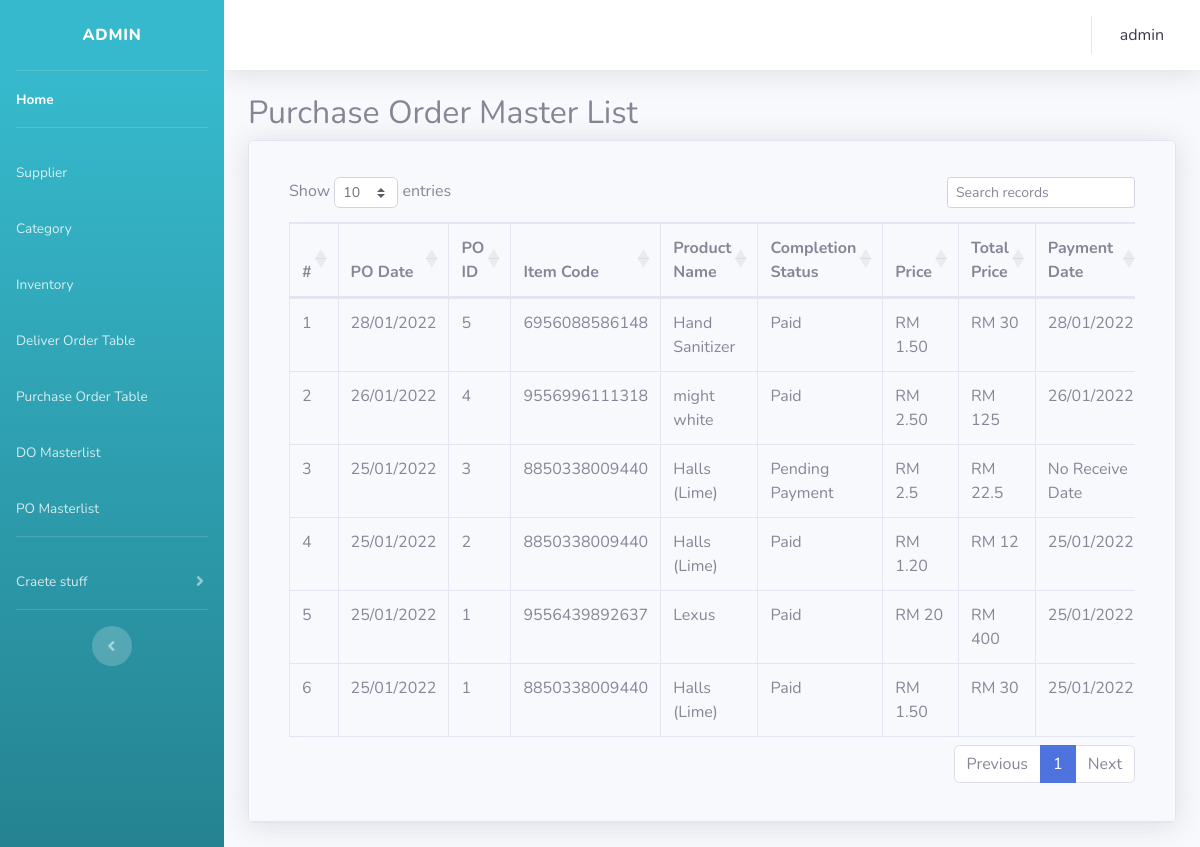
Screenshot of /tools/po_masterlist.php (signed in) with the database file from the repository.
### tables this page shows
CREATE TABLE `purchase_order` (
  `ID` int(11) NOT NULL,
  `po_date` date NOT NULL,
  `supplier` varchar(50) NOT NULL,
  `sub_total` varchar(20) NOT NULL,
  `tax` varchar(20) NOT NULL,
  `tax_total` varchar(20) NOT NULL,
  `total` varchar(20) NOT NULL,
  `status` varchar(20) NOT NULL,
  `completation_date` date DEFAULT NULL
);

CREATE TABLE `purchase_order_detail` (
  `ID` int(55) NOT NULL,
  `po_ID` int(50) NOT NULL,
  `barcode` varchar(50) NOT NULL,
  `product` varchar(20) NOT NULL,
  `quantity` int(50) NOT NULL,
  `price` varchar(20) NOT NULL,
  `total_price` varchar(20) NOT NULL
);

### tools/po_masterlist.php (the view, shortened to what this page needs)
<?php
include "bar.php";
?>
<!DOCTYPE html>
<html lang="en">
<head>
    <link rel="stylesheet" href="https://cdn.datatables.net/1.10.20/css/dataTables.bootstrap4.min.css">
</head>
<body>
    <div class="container-fluid">
        <h2>Purchase Order Master List</h2>
        <div class="card shadow mb-4">
            <div class="card-header py-3">
                <div class="card-body">
                    <div class="table-responsive">
                        <table class="table table-bordered" id="do_table">
                            <thead>
                                <tr>
                                    <th>#</th>
                                    <th>PO Date</th>
                                    <th>PO ID</th>
                                    <th>Item Code</th>
                                    <th>Product Name</th>
                                    <th>Completion Status</th>
                                    <th>Price</th>
                                    <th>Total Price</th>
                                    <th>Payment Date</th>
                                </tr>
                            <tbody>
                                <?php
                                include '../engine/connect.php';
                                $i = 1;
                                $sql = "SELECT *, purchase_order.ID
                                            FROM purchase_order
                                            INNER JOIN purchase_order_detail
                                            ON purchase_order.ID = purchase_order_detail.po_ID
                                            ORDER BY purchase_order.ID
                                            DESC";
                                $result = $conn->query($sql);
                                while ($row = $result->fetch_assoc()) {
                                    $DO_ID       = $row['po_ID'];
                                    $barcode     = $row['barcode'];
                                    $product     = $row['product'];
                                    $price       = $row['price'];
                                    $total_price = $row['total_price'];
                                    if ($row["status"] == 1) {
                                        $shake = "Pending Payment";
                                    } elseif ($row["status"] == 2) {
                                        $shake = "Paid";
                                    }
                                    if ($row["completation_date"] != null) {
                                        $receive_date = date("d/m/Y", strtotime($row["completation_date"]));
                                    } else {
                                        $receive_date = "No Receive Date";
                                    };
                                    if ($row["po_date"] != null) {
                                        $do_date = date("d/m/Y", strtotime($row["po_date"]));
                                    } else {
                                        $do_date = "No Date";
                                    };
                                    echo "
                                        <tr>
                                        <td>    " . $i++ . "</td>
                                        <td>    " . $do_date . "</td>
                                        <td>    " . $DO_ID . "</td>
                                        <td>    " . $barcode . "</td>
                                        <td>    " . $product . "</td>
                                        <td>    " . $shake . "</td>
                                        <td>    " . "RM" . " " . $price . "</td>
                                        <td>    " . "RM" . " " . $total_price . "</td>
                                        <td>    " . $receive_date . "</td>";
                                }
                                echo "</table>";
                                ?>
                    </div>
                </div>
            </div>
        </div>
</body>
</html>

### rows the page displays
purchase_order: po_date "28/01/2022", purchase_order_detail.po_ID "5", purchase_order_detail.barcode "6956088586148", purchase_order_detail.product "Hand Sanitizer", status "Paid", purchase_order_detail.price "1.50", purchase_order_detail.total_price "30", completation_date "28/01/2022"
purchase_order: po_date "26/01/2022", purchase_order_detail.po_ID "4", purchase_order_detail.barcode "9556996111318", purchase_order_detail.product "might white", status "Paid", purchase_order_detail.price "2.50", purchase_order_detail.total_price "125", completation_date "26/01/2022"
purchase_order: po_date "25/01/2022", purchase_order_detail.po_ID "3", purchase_order_detail.barcode "8850338009440", purchase_order_detail.product "Halls (Lime)", status "Pending Payment", purchase_order_detail.price "2.5", purchase_order_detail.total_price "22.5", completation_date "No Receive Date"
purchase_order: po_date "25/01/2022", purchase_order_detail.po_ID "2", purchase_order_detail.barcode "8850338009440", purchase_order_detail.product "Halls (Lime)", status "Paid", purchase_order_detail.price "1.20", purchase_order_detail.total_price "12", completation_date "25/01/2022"
purchase_order: po_date "25/01/2022", purchase_order_detail.po_ID "1", purchase_order_detail.barcode "9556439892637", purchase_order_detail.product "Lexus", status "Paid", purchase_order_detail.price "20", purchase_order_detail.total_price "400", completation_date "25/01/2022", purchase_order_detail.barcode "8850338009440", purchase_order_detail.product "Halls (Lime)", purchase_order_detail.price "1.50", purchase_order_detail.total_price "30"

### other values shown
$_SESSION["username"] "admin"
